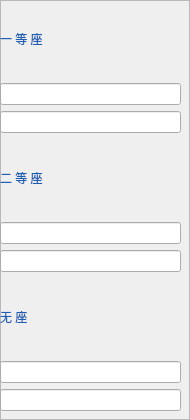
            <widget class="QFrame" name="frame_8">
             <property name="sizePolicy">
              <sizepolicy hsizetype="Expanding" vsizetype="Preferred">
               <horstretch>1</horstretch>
               <verstretch>0</verstretch>
              </sizepolicy>
             </property>
             <property name="frameShape">
              <enum>QFrame::StyledPanel</enum>
             </property>
             <property name="frameShadow">
              <enum>QFrame::Raised</enum>
             </property>
             <widget class="QWidget" name="verticalLayoutWidget_3">
              <property name="geometry">
               <rect>
                <x>0</x>
                <y>0</y>
                <width>181</width>
                <height>411</height>
               </rect>
              </property>
              <layout class="QVBoxLayout" name="verticalLayout_20">
               <item>
                <widget class="QLabel" name="label_seat1price">
                 <property name="styleSheet">
                  <string notr="true">QLabel{
	font: 14pt &quot;Noto Sans Brahmi&quot;;
	color: rgb(26, 95, 180);
}</string>
                 </property>
                 <property name="text">
                  <string>一 等 座</string>
                 </property>
                </widget>
               </item>
               <item>
                <widget class="QLineEdit" name="lineEdit_seat1num"/>
               </item>
               <item>
                <widget class="QLineEdit" name="lineEdit_seat1price"/>
               </item>
               <item>
                <widget class="QLabel" name="label_seat2num">
                 <property name="styleSheet">
                  <string notr="true">QLabel{
	font: 14pt &quot;Noto Sans Brahmi&quot;;
	color: rgb(26, 95, 180);
}</string>
                 </property>
                 <property name="text">
                  <string>二 等 座</string>
                 </property>
                </widget>
               </item>
               <item>
                <widget class="QLineEdit" name="lineEdit_seat2num"/>
               </item>
               <item>
                <widget class="QLineEdit" name="lineEdit_seat2price"/>
               </item>
               <item>
                <widget class="QLabel" name="label_seat3num">
                 <property name="styleSheet">
                  <string notr="true">QLabel{
	font: 14pt &quot;Noto Sans Brahmi&quot;;
	color: rgb(26, 95, 180);
}</string>
                 </property>
                 <property name="text">
                  <string>无 座</string>
                 </property>
                </widget>
               </item>
               <item>
                <widget class="QLineEdit" name="lineEdit_seat3num"/>
               </item>
               <item>
                <widget class="QLineEdit" name="lineEdit_seat3price"/>
               </item>
              </layout>
             </widget>
            </widget>
